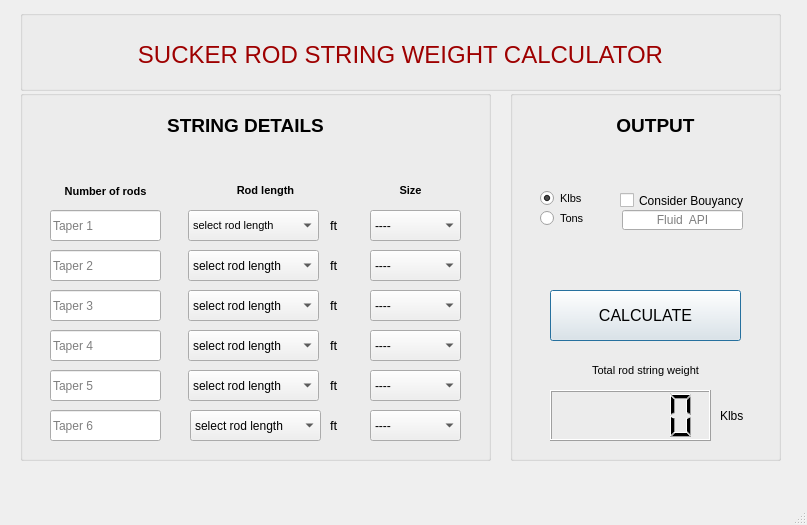
<?xml version="1.0" encoding="UTF-8"?>
<ui version="4.0">
 <class>MainWindow</class>
 <widget class="QMainWindow" name="MainWindow">
  <property name="geometry">
   <rect>
    <x>0</x>
    <y>0</y>
    <width>807</width>
    <height>525</height>
   </rect>
  </property>
  <property name="minimumSize">
   <size>
    <width>807</width>
    <height>525</height>
   </size>
  </property>
  <property name="maximumSize">
   <size>
    <width>807</width>
    <height>525</height>
   </size>
  </property>
  <property name="windowTitle">
   <string>SR Weight Calculator</string>
  </property>
  <widget class="QWidget" name="centralwidget">
   <widget class="QGroupBox" name="groupBox">
    <property name="geometry">
     <rect>
      <x>20</x>
      <y>90</y>
      <width>471</width>
      <height>371</height>
     </rect>
    </property>
    <property name="font">
     <font>
      <pointsize>9</pointsize>
     </font>
    </property>
    <property name="title">
     <string/>
    </property>
    <widget class="QLineEdit" name="lin_1">
     <property name="geometry">
      <rect>
       <x>30</x>
       <y>120</y>
       <width>111</width>
       <height>31</height>
      </rect>
     </property>
     <property name="text">
      <string/>
     </property>
     <property name="frame">
      <bool>true</bool>
     </property>
     <property name="echoMode">
      <enum>QLineEdit::Normal</enum>
     </property>
     <property name="placeholderText">
      <string>Taper 1</string>
     </property>
     <property name="clearButtonEnabled">
      <bool>false</bool>
     </property>
    </widget>
    <widget class="QComboBox" name="com_1">
     <property name="geometry">
      <rect>
       <x>350</x>
       <y>120</y>
       <width>91</width>
       <height>31</height>
      </rect>
     </property>
     <item>
      <property name="text">
       <string>----</string>
      </property>
     </item>
     <item>
      <property name="text">
       <string>3/4 inch</string>
      </property>
     </item>
     <item>
      <property name="text">
       <string>7/8 inch</string>
      </property>
     </item>
     <item>
      <property name="text">
       <string>1 inch</string>
      </property>
     </item>
     <item>
      <property name="text">
       <string>1 1/8 inch</string>
      </property>
     </item>
     <item>
      <property name="text">
       <string>1 1/4 inch</string>
      </property>
     </item>
     <item>
      <property name="text">
       <string>1 1/2 inch</string>
      </property>
     </item>
    </widget>
    <widget class="QComboBox" name="com_2">
     <property name="geometry">
      <rect>
       <x>350</x>
       <y>160</y>
       <width>91</width>
       <height>31</height>
      </rect>
     </property>
     <item>
      <property name="text">
       <string>----</string>
      </property>
     </item>
     <item>
      <property name="text">
       <string>3/4 inch</string>
      </property>
     </item>
     <item>
      <property name="text">
       <string>7/8 inch</string>
      </property>
     </item>
     <item>
      <property name="text">
       <string>1 inch</string>
      </property>
     </item>
     <item>
      <property name="text">
       <string>1 1/8 inch</string>
      </property>
     </item>
     <item>
      <property name="text">
       <string>1 1/4 inch</string>
      </property>
     </item>
     <item>
      <property name="text">
       <string>1 1/2 inch</string>
      </property>
     </item>
    </widget>
    <widget class="QLineEdit" name="lin_2">
     <property name="geometry">
      <rect>
       <x>30</x>
       <y>160</y>
       <width>111</width>
       <height>31</height>
      </rect>
     </property>
     <property name="text">
      <string/>
     </property>
     <property name="placeholderText">
      <string>Taper 2</string>
     </property>
    </widget>
    <widget class="QComboBox" name="com_3">
     <property name="geometry">
      <rect>
       <x>350</x>
       <y>200</y>
       <width>91</width>
       <height>31</height>
      </rect>
     </property>
     <item>
      <property name="text">
       <string>----</string>
      </property>
     </item>
     <item>
      <property name="text">
       <string>3/4 inch</string>
      </property>
     </item>
     <item>
      <property name="text">
       <string>7/8 inch</string>
      </property>
     </item>
     <item>
      <property name="text">
       <string>1 inch</string>
      </property>
     </item>
     <item>
      <property name="text">
       <string>1 1/8 inch</string>
      </property>
     </item>
     <item>
      <property name="text">
       <string>1 1/4 inch</string>
      </property>
     </item>
     <item>
      <property name="text">
       <string>1 1/2 inch</string>
      </property>
     </item>
    </widget>
    <widget class="QLineEdit" name="lin_3">
     <property name="geometry">
      <rect>
       <x>30</x>
       <y>200</y>
       <width>111</width>
       <height>31</height>
      </rect>
     </property>
     <property name="text">
      <string/>
     </property>
     <property name="placeholderText">
      <string>Taper 3</string>
     </property>
    </widget>
    <widget class="QComboBox" name="com_4">
     <property name="geometry">
      <rect>
       <x>350</x>
       <y>240</y>
       <width>91</width>
       <height>31</height>
      </rect>
     </property>
     <item>
      <property name="text">
       <string>----</string>
      </property>
     </item>
     <item>
      <property name="text">
       <string>3/4 inch</string>
      </property>
     </item>
     <item>
      <property name="text">
       <string>7/8 inch</string>
      </property>
     </item>
     <item>
      <property name="text">
       <string>1 inch</string>
      </property>
     </item>
     <item>
      <property name="text">
       <string>1 1/8 inch</string>
      </property>
     </item>
     <item>
      <property name="text">
       <string>1 1/4 inch</string>
      </property>
     </item>
     <item>
      <property name="text">
       <string>1 1/2 inch</string>
      </property>
     </item>
    </widget>
    <widget class="QLineEdit" name="lin_4">
     <property name="geometry">
      <rect>
       <x>30</x>
       <y>240</y>
       <width>111</width>
       <height>31</height>
      </rect>
     </property>
     <property name="text">
      <string/>
     </property>
     <property name="placeholderText">
      <string>Taper 4</string>
     </property>
    </widget>
    <widget class="QLabel" name="label_4">
     <property name="geometry">
      <rect>
       <x>100</x>
       <y>20</y>
       <width>251</width>
       <height>31</height>
      </rect>
     </property>
     <property name="font">
      <font>
       <pointsize>14</pointsize>
       <weight>75</weight>
       <bold>true</bold>
      </font>
     </property>
     <property name="text">
      <string>STRING DETAILS</string>
     </property>
     <property name="alignment">
      <set>Qt::AlignCenter</set>
     </property>
    </widget>
    <widget class="QLineEdit" name="lin_5">
     <property name="geometry">
      <rect>
       <x>30</x>
       <y>280</y>
       <width>111</width>
       <height>31</height>
      </rect>
     </property>
     <property name="text">
      <string/>
     </property>
     <property name="placeholderText">
      <string>Taper 5</string>
     </property>
    </widget>
    <widget class="QComboBox" name="com_5">
     <property name="geometry">
      <rect>
       <x>350</x>
       <y>280</y>
       <width>91</width>
       <height>31</height>
      </rect>
     </property>
     <item>
      <property name="text">
       <string>----</string>
      </property>
     </item>
     <item>
      <property name="text">
       <string>3/4 inch</string>
      </property>
     </item>
     <item>
      <property name="text">
       <string>7/8 inch</string>
      </property>
     </item>
     <item>
      <property name="text">
       <string>1 inch</string>
      </property>
     </item>
     <item>
      <property name="text">
       <string>1 1/8 inch</string>
      </property>
     </item>
     <item>
      <property name="text">
       <string>1 1/4 inch</string>
      </property>
     </item>
     <item>
      <property name="text">
       <string>1 1/2 inch</string>
      </property>
     </item>
    </widget>
    <widget class="QComboBox" name="com_7">
     <property name="geometry">
      <rect>
       <x>168</x>
       <y>120</y>
       <width>131</width>
       <height>31</height>
      </rect>
     </property>
     <property name="font">
      <font>
       <pointsize>8</pointsize>
      </font>
     </property>
     <property name="currentText">
      <string>select rod length</string>
     </property>
     <item>
      <property name="text">
       <string>select rod length</string>
      </property>
     </item>
     <item>
      <property name="text">
       <string>30</string>
      </property>
     </item>
     <item>
      <property name="text">
       <string>25</string>
      </property>
     </item>
     <item>
      <property name="text">
       <string>10</string>
      </property>
     </item>
     <item>
      <property name="text">
       <string>8</string>
      </property>
     </item>
     <item>
      <property name="text">
       <string>6</string>
      </property>
     </item>
     <item>
      <property name="text">
       <string>4</string>
      </property>
     </item>
     <item>
      <property name="text">
       <string>2</string>
      </property>
     </item>
    </widget>
    <widget class="QLabel" name="label_2">
     <property name="geometry">
      <rect>
       <x>310</x>
       <y>160</y>
       <width>21</width>
       <height>31</height>
      </rect>
     </property>
     <property name="font">
      <font>
       <pointsize>10</pointsize>
      </font>
     </property>
     <property name="text">
      <string>ft</string>
     </property>
    </widget>
    <widget class="QLabel" name="label_5">
     <property name="geometry">
      <rect>
       <x>310</x>
       <y>200</y>
       <width>21</width>
       <height>31</height>
      </rect>
     </property>
     <property name="font">
      <font>
       <pointsize>10</pointsize>
      </font>
     </property>
     <property name="text">
      <string>ft</string>
     </property>
    </widget>
    <widget class="QLabel" name="label_6">
     <property name="geometry">
      <rect>
       <x>310</x>
       <y>240</y>
       <width>21</width>
       <height>31</height>
      </rect>
     </property>
     <property name="font">
      <font>
       <pointsize>10</pointsize>
      </font>
     </property>
     <property name="text">
      <string>ft</string>
     </property>
    </widget>
    <widget class="QLabel" name="label_7">
     <property name="geometry">
      <rect>
       <x>310</x>
       <y>280</y>
       <width>21</width>
       <height>31</height>
      </rect>
     </property>
     <property name="font">
      <font>
       <pointsize>10</pointsize>
      </font>
     </property>
     <property name="text">
      <string>ft</string>
     </property>
    </widget>
    <widget class="QLabel" name="label_8">
     <property name="geometry">
      <rect>
       <x>310</x>
       <y>320</y>
       <width>21</width>
       <height>31</height>
      </rect>
     </property>
     <property name="font">
      <font>
       <pointsize>10</pointsize>
      </font>
     </property>
     <property name="text">
      <string>ft</string>
     </property>
    </widget>
    <widget class="QComboBox" name="com_8">
     <property name="geometry">
      <rect>
       <x>168</x>
       <y>160</y>
       <width>131</width>
       <height>31</height>
      </rect>
     </property>
     <item>
      <property name="text">
       <string>select rod length</string>
      </property>
     </item>
     <item>
      <property name="text">
       <string>30</string>
      </property>
     </item>
     <item>
      <property name="text">
       <string>25</string>
      </property>
     </item>
     <item>
      <property name="text">
       <string>10</string>
      </property>
     </item>
     <item>
      <property name="text">
       <string>8</string>
      </property>
     </item>
     <item>
      <property name="text">
       <string>6</string>
      </property>
     </item>
     <item>
      <property name="text">
       <string>4</string>
      </property>
     </item>
     <item>
      <property name="text">
       <string>2</string>
      </property>
     </item>
    </widget>
    <widget class="QComboBox" name="com_9">
     <property name="geometry">
      <rect>
       <x>168</x>
       <y>200</y>
       <width>131</width>
       <height>31</height>
      </rect>
     </property>
     <item>
      <property name="text">
       <string>select rod length</string>
      </property>
     </item>
     <item>
      <property name="text">
       <string>30</string>
      </property>
     </item>
     <item>
      <property name="text">
       <string>25</string>
      </property>
     </item>
     <item>
      <property name="text">
       <string>10</string>
      </property>
     </item>
     <item>
      <property name="text">
       <string>8</string>
      </property>
     </item>
     <item>
      <property name="text">
       <string>6</string>
      </property>
     </item>
     <item>
      <property name="text">
       <string>4</string>
      </property>
     </item>
     <item>
      <property name="text">
       <string>2</string>
      </property>
     </item>
    </widget>
    <widget class="QComboBox" name="com_10">
     <property name="geometry">
      <rect>
       <x>168</x>
       <y>240</y>
       <width>131</width>
       <height>31</height>
      </rect>
     </property>
     <item>
      <property name="text">
       <string>select rod length</string>
      </property>
     </item>
     <item>
      <property name="text">
       <string>30</string>
      </property>
     </item>
     <item>
      <property name="text">
       <string>25</string>
      </property>
     </item>
     <item>
      <property name="text">
       <string>10</string>
      </property>
     </item>
     <item>
      <property name="text">
       <string>8</string>
      </property>
     </item>
     <item>
      <property name="text">
       <string>6</string>
      </property>
     </item>
     <item>
      <property name="text">
       <string>4</string>
      </property>
     </item>
     <item>
      <property name="text">
       <string>2</string>
      </property>
     </item>
    </widget>
    <widget class="QComboBox" name="com_11">
     <property name="geometry">
      <rect>
       <x>168</x>
       <y>280</y>
       <width>131</width>
       <height>31</height>
      </rect>
     </property>
     <item>
      <property name="text">
       <string>select rod length</string>
      </property>
     </item>
     <item>
      <property name="text">
       <string>30</string>
      </property>
     </item>
     <item>
      <property name="text">
       <string>25</string>
      </property>
     </item>
     <item>
      <property name="text">
       <string>10</string>
      </property>
     </item>
     <item>
      <property name="text">
       <string>8</string>
      </property>
     </item>
     <item>
      <property name="text">
       <string>6</string>
      </property>
     </item>
     <item>
      <property name="text">
       <string>4</string>
      </property>
     </item>
     <item>
      <property name="text">
       <string>2</string>
      </property>
     </item>
    </widget>
    <widget class="QLabel" name="label_9">
     <property name="geometry">
      <rect>
       <x>30</x>
       <y>91</y>
       <width>111</width>
       <height>21</height>
      </rect>
     </property>
     <property name="font">
      <font>
       <pointsize>8</pointsize>
       <weight>75</weight>
       <bold>true</bold>
      </font>
     </property>
     <property name="text">
      <string>Number of rods</string>
     </property>
     <property name="alignment">
      <set>Qt::AlignCenter</set>
     </property>
    </widget>
    <widget class="QLabel" name="label_10">
     <property name="geometry">
      <rect>
       <x>170</x>
       <y>90</y>
       <width>151</width>
       <height>21</height>
      </rect>
     </property>
     <property name="font">
      <font>
       <pointsize>8</pointsize>
       <weight>75</weight>
       <bold>true</bold>
      </font>
     </property>
     <property name="text">
      <string>Rod length</string>
     </property>
     <property name="alignment">
      <set>Qt::AlignCenter</set>
     </property>
    </widget>
    <widget class="QLabel" name="label_11">
     <property name="geometry">
      <rect>
       <x>350</x>
       <y>90</y>
       <width>81</width>
       <height>21</height>
      </rect>
     </property>
     <property name="font">
      <font>
       <pointsize>8</pointsize>
       <weight>75</weight>
       <bold>true</bold>
      </font>
     </property>
     <property name="text">
      <string>Size</string>
     </property>
     <property name="alignment">
      <set>Qt::AlignCenter</set>
     </property>
    </widget>
    <widget class="QLabel" name="label_12">
     <property name="geometry">
      <rect>
       <x>640</x>
       <y>120</y>
       <width>191</width>
       <height>21</height>
      </rect>
     </property>
     <property name="font">
      <font>
       <pointsize>8</pointsize>
      </font>
     </property>
     <property name="text">
      <string>Total string weight</string>
     </property>
     <property name="alignment">
      <set>Qt::AlignCenter</set>
     </property>
    </widget>
    <widget class="QLineEdit" name="lin_6">
     <property name="geometry">
      <rect>
       <x>30</x>
       <y>320</y>
       <width>111</width>
       <height>31</height>
      </rect>
     </property>
     <property name="text">
      <string/>
     </property>
     <property name="placeholderText">
      <string>Taper 6</string>
     </property>
    </widget>
    <widget class="QComboBox" name="com_12">
     <property name="geometry">
      <rect>
       <x>170</x>
       <y>320</y>
       <width>131</width>
       <height>31</height>
      </rect>
     </property>
     <item>
      <property name="text">
       <string>select rod length</string>
      </property>
     </item>
     <item>
      <property name="text">
       <string>30</string>
      </property>
     </item>
     <item>
      <property name="text">
       <string>25</string>
      </property>
     </item>
     <item>
      <property name="text">
       <string>10</string>
      </property>
     </item>
     <item>
      <property name="text">
       <string>8</string>
      </property>
     </item>
     <item>
      <property name="text">
       <string>6</string>
      </property>
     </item>
     <item>
      <property name="text">
       <string>4</string>
      </property>
     </item>
     <item>
      <property name="text">
       <string>2</string>
      </property>
     </item>
    </widget>
    <widget class="QLabel" name="label_15">
     <property name="geometry">
      <rect>
       <x>310</x>
       <y>120</y>
       <width>21</width>
       <height>31</height>
      </rect>
     </property>
     <property name="font">
      <font>
       <pointsize>10</pointsize>
      </font>
     </property>
     <property name="text">
      <string>ft</string>
     </property>
    </widget>
    <widget class="QComboBox" name="com_6">
     <property name="geometry">
      <rect>
       <x>350</x>
       <y>320</y>
       <width>91</width>
       <height>31</height>
      </rect>
     </property>
     <item>
      <property name="text">
       <string>----</string>
      </property>
     </item>
     <item>
      <property name="text">
       <string>3/4 inch</string>
      </property>
     </item>
     <item>
      <property name="text">
       <string>7/8 inch</string>
      </property>
     </item>
     <item>
      <property name="text">
       <string>1 inch</string>
      </property>
     </item>
     <item>
      <property name="text">
       <string>1 1/8 inch</string>
      </property>
     </item>
     <item>
      <property name="text">
       <string>1 1/4 inch</string>
      </property>
     </item>
     <item>
      <property name="text">
       <string>1 1/2 inch</string>
      </property>
     </item>
    </widget>
   </widget>
   <widget class="QGroupBox" name="groupBox_2">
    <property name="geometry">
     <rect>
      <x>510</x>
      <y>90</y>
      <width>271</width>
      <height>371</height>
     </rect>
    </property>
    <property name="title">
     <string/>
    </property>
    <widget class="QRadioButton" name="lb_btn">
     <property name="geometry">
      <rect>
       <x>30</x>
       <y>100</y>
       <width>101</width>
       <height>17</height>
      </rect>
     </property>
     <property name="font">
      <font>
       <pointsize>8</pointsize>
      </font>
     </property>
     <property name="text">
      <string>Klbs</string>
     </property>
     <property name="checked">
      <bool>true</bool>
     </property>
    </widget>
    <widget class="QRadioButton" name="ton_btn">
     <property name="geometry">
      <rect>
       <x>30</x>
       <y>120</y>
       <width>71</width>
       <height>17</height>
      </rect>
     </property>
     <property name="font">
      <font>
       <pointsize>8</pointsize>
      </font>
     </property>
     <property name="text">
      <string>Tons</string>
     </property>
    </widget>
    <widget class="QPushButton" name="calc_btn">
     <property name="geometry">
      <rect>
       <x>40</x>
       <y>200</y>
       <width>191</width>
       <height>51</height>
      </rect>
     </property>
     <property name="font">
      <font>
       <pointsize>12</pointsize>
      </font>
     </property>
     <property name="cursor">
      <cursorShape>PointingHandCursor</cursorShape>
     </property>
     <property name="text">
      <string>CALCULATE</string>
     </property>
     <property name="icon">
      <iconset>
       <normaloff>D:/PROGRAMMING/Images/Icons/calculating.png</normaloff>D:/PROGRAMMING/Images/Icons/calculating.png</iconset>
     </property>
     <property name="iconSize">
      <size>
       <width>25</width>
       <height>25</height>
      </size>
     </property>
     <property name="autoDefault">
      <bool>false</bool>
     </property>
     <property name="default">
      <bool>true</bool>
     </property>
     <property name="flat">
      <bool>false</bool>
     </property>
    </widget>
    <widget class="QLabel" name="label_13">
     <property name="geometry">
      <rect>
       <x>40</x>
       <y>270</y>
       <width>191</width>
       <height>21</height>
      </rect>
     </property>
     <property name="font">
      <font>
       <pointsize>8</pointsize>
      </font>
     </property>
     <property name="text">
      <string>Total rod string weight</string>
     </property>
     <property name="alignment">
      <set>Qt::AlignCenter</set>
     </property>
    </widget>
    <widget class="QLabel" name="label_14">
     <property name="geometry">
      <rect>
       <x>40</x>
       <y>20</y>
       <width>211</width>
       <height>31</height>
      </rect>
     </property>
     <property name="font">
      <font>
       <pointsize>14</pointsize>
       <weight>75</weight>
       <bold>true</bold>
      </font>
     </property>
     <property name="text">
      <string>OUTPUT</string>
     </property>
     <property name="alignment">
      <set>Qt::AlignCenter</set>
     </property>
    </widget>
    <widget class="QCheckBox" name="buy_btn">
     <property name="geometry">
      <rect>
       <x>110</x>
       <y>100</y>
       <width>131</width>
       <height>21</height>
      </rect>
     </property>
     <property name="text">
      <string>Consider Bouyancy</string>
     </property>
    </widget>
    <widget class="QLineEdit" name="api_btn">
     <property name="geometry">
      <rect>
       <x>112</x>
       <y>120</y>
       <width>121</width>
       <height>20</height>
      </rect>
     </property>
     <property name="font">
      <font>
       <pointsize>9</pointsize>
      </font>
     </property>
     <property name="alignment">
      <set>Qt::AlignCenter</set>
     </property>
     <property name="placeholderText">
      <string>Fluid  API</string>
     </property>
    </widget>
    <widget class="QLabel" name="unit_lbl">
     <property name="geometry">
      <rect>
       <x>210</x>
       <y>300</y>
       <width>31</width>
       <height>51</height>
      </rect>
     </property>
     <property name="text">
      <string>Klbs</string>
     </property>
    </widget>
    <widget class="QLCDNumber" name="lcd">
     <property name="geometry">
      <rect>
       <x>40</x>
       <y>300</y>
       <width>161</width>
       <height>51</height>
      </rect>
     </property>
     <property name="smallDecimalPoint">
      <bool>false</bool>
     </property>
    </widget>
   </widget>
   <widget class="QGroupBox" name="groupBox_3">
    <property name="geometry">
     <rect>
      <x>20</x>
      <y>10</y>
      <width>761</width>
      <height>81</height>
     </rect>
    </property>
    <property name="styleSheet">
     <string notr="true">font: 75 8pt &quot;MS Shell Dlg 2&quot;;</string>
    </property>
    <property name="title">
     <string/>
    </property>
    <widget class="QLabel" name="label_3">
     <property name="geometry">
      <rect>
       <x>40</x>
       <y>30</y>
       <width>681</width>
       <height>31</height>
      </rect>
     </property>
     <property name="font">
      <font>
       <family>MS Shell Dlg 2</family>
       <pointsize>8</pointsize>
       <weight>9</weight>
       <italic>false</italic>
       <bold>false</bold>
      </font>
     </property>
     <property name="text">
      <string>&lt;html&gt;&lt;head/&gt;&lt;body&gt;&lt;p&gt;&lt;span style=&quot; font-size:18pt; font-weight:400; color:#9e0000;&quot;&gt;SUCKER ROD STRING WEIGHT CALCULATOR&lt;/span&gt;&lt;/p&gt;&lt;/body&gt;&lt;/html&gt;</string>
     </property>
     <property name="alignment">
      <set>Qt::AlignCenter</set>
     </property>
    </widget>
   </widget>
  </widget>
  <widget class="QStatusBar" name="statusbar"/>
 </widget>
 <resources/>
 <connections/>
</ui>
